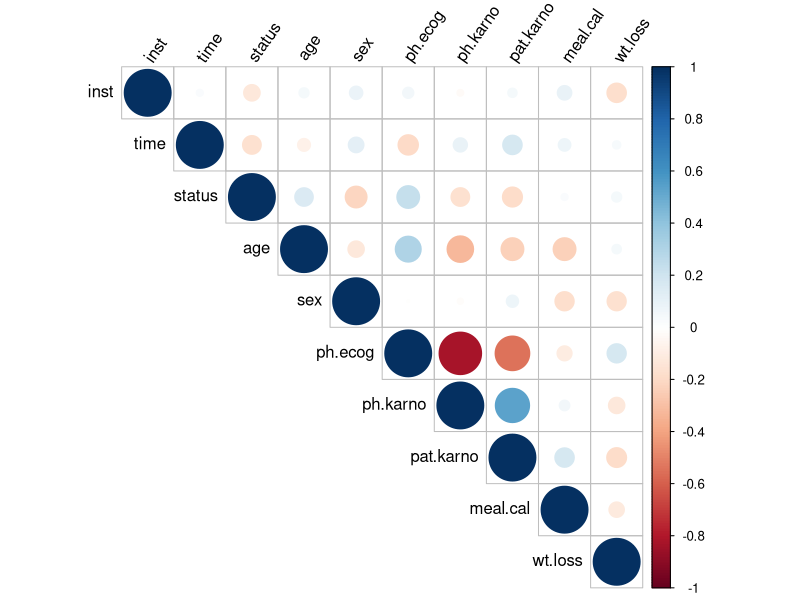
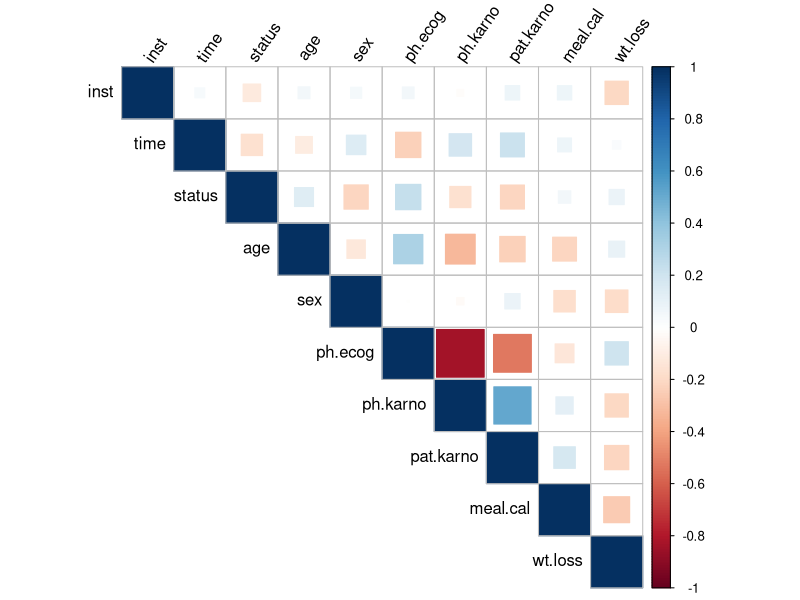

Reproduce these figures in R, in order. (Note: this script raises an error after producing the figures.)
library(survival)
library(corrplot)

# Handle missing values by removing rows with NA
lung_clean <- na.omit(lung)

# Calculate correlation matrices
cor_matrix_Pearson <- cor(lung_clean)
cor_matrix_Spearman <- cor(lung_clean, method = "spearman")

# Visualize correlation matrices
corrplot(cor_matrix_Pearson, method = "circle", type = "upper", tl.col = "black", tl.srt = 55)
corrplot(cor_matrix_Spearman, method = "square", type = "upper", tl.col = "black", tl.srt = 55)

# find_all_correlations <- function(cor_matrix) {
#   var_combinations <- combn(colnames(cor_matrix), 2)

#   for (i in 1:ncol(var_combinations)) {
#     var1 <- var_combinations[1, i]
#     var2 <- var_combinations[2, i]
#     correlation <- cor_matrix[var1, var2]
#     cat(sprintf("Variables: %s and %s, Correlation: %.2f\n", var1, var2, correlation))
#   }
# }

## Find and display all correlations
# cat("All correlations (Pearson):\n")
# find_all_correlations(cor_matrix_Pearson)

# cat("\nAll correlations (Spearman):\n")
# find_all_correlations(cor_matrix_Spearman)


#Function to find and display strongly correlated pairs
find_strong_correlations <- function(cor_matrix, threshold = 0.7) {
  strong_pairs <- which(abs(cor_matrix) >= threshold, arr.ind = TRUE)
  strong_pairs <- strong_pairs[strong_pairs[, 1] < strong_pairs[, 2],]

  force(strong_pairs)

  for (i in 1:nrow(strong_pairs)) {
    var1 <- colnames(cor_matrix)[strong_pairs[i, 1]]
    var2 <- colnames(cor_matrix)[strong_pairs[i, 2]]
    correlation <- cor_matrix[strong_pairs[i, 1], strong_pairs[i, 2]]
    cat(sprintf("Variables: %s and %s, Correlation: %.2f\n", var1, var2, correlation))
  }
}

find_strong_correlations(cor_matrix_Pearson)

# # Create interactive scatter plots with color-coding
# var_combinations <- combn(names(lung_clean), 2)
# for (i in 1:ncol(var_combinations)) {
#   var1 <- var_combinations[1, i]
#   var2 <- var_combinations[2, i]

#   plot(x = lung_clean[[var1]], y = lung_clean[[var2]], col = lung_clean$status)
#   title(main = paste(var1, "vs.", var2))
# }
